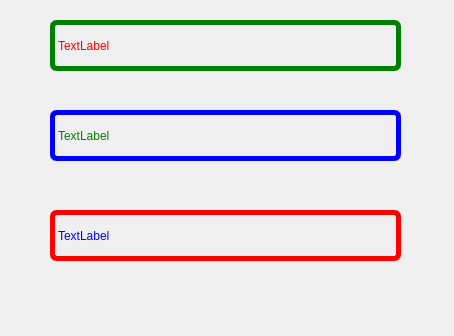
<?xml version="1.0" encoding="UTF-8"?>
<ui version="4.0">
 <class>MainWindow</class>
 <widget class="QMainWindow" name="MainWindow">
  <property name="geometry">
   <rect>
    <x>0</x>
    <y>0</y>
    <width>454</width>
    <height>336</height>
   </rect>
  </property>
  <property name="windowTitle">
   <string>MainWindow</string>
  </property>
  <widget class="QWidget" name="centralwidget">
   <widget class="QLabel" name="label">
    <property name="geometry">
     <rect>
      <x>50</x>
      <y>20</y>
      <width>351</width>
      <height>51</height>
     </rect>
    </property>
    <property name="styleSheet">
     <string notr="true">QLabel{
	color: red;
	border: 5px solid green;
	border-radius: 7px;
}

QLabel:Hover{
	color: black;
	border: 5px solid white;
	border-radius: 7px;
}</string>
    </property>
    <property name="text">
     <string>TextLabel</string>
    </property>
   </widget>
   <widget class="QLabel" name="label_2">
    <property name="geometry">
     <rect>
      <x>50</x>
      <y>110</y>
      <width>351</width>
      <height>51</height>
     </rect>
    </property>
    <property name="styleSheet">
     <string notr="true">QLabel{
	color: green;
	border: 5px solid blue;
	border-radius: 7px;
}


QLabel:Hover{
	color: black;
	border: 5px solid white;
	border-radius: 7px;
}</string>
    </property>
    <property name="text">
     <string>TextLabel</string>
    </property>
   </widget>
   <widget class="QLabel" name="label_3">
    <property name="geometry">
     <rect>
      <x>50</x>
      <y>210</y>
      <width>351</width>
      <height>51</height>
     </rect>
    </property>
    <property name="styleSheet">
     <string notr="true">QLabel{
	color: blue;
	border: 5px solid red;
	border-radius: 7px;
}


QLabel:Hover{
	color: black;
	border: 5px solid white;
	border-radius: 7px;
}</string>
    </property>
    <property name="text">
     <string>TextLabel</string>
    </property>
   </widget>
  </widget>
 </widget>
 <resources/>
 <connections/>
</ui>
